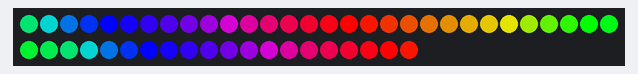
Bench run of a sketch on a simulated Arduino Uno, built with avr-gcc and run on an emulated ATmega328P. On the bench: 50 RGB LEDs in strip order, left to right, continuing on the next row.

Above: at 0.15 s.
At 5.56 s:
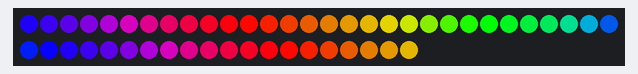
At 10.72 s:
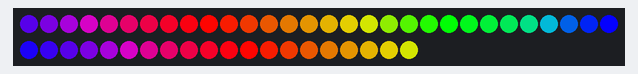
At 20.52 s:
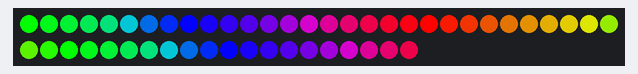
At 31.18 s:
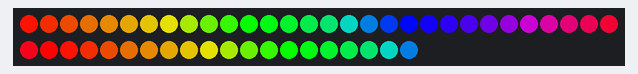
At 39.75 s:
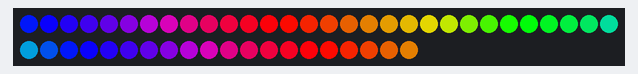

The sketch:

rainbow_beat.ino
```cpp
// https://github.com/atuline/FastLED-Demos/blob/master/rainbow_beat/rainbow_beat.ino

/* lightnings
 *
 * By: Daniel Wilson
 *
 * Modified by: Andrew Tuline
 *
 * Date: January, 2017
 *
 * Lightnings is a program that lets you make an LED strip look like a 1D cloud of lightning.
 * I wouldn't use this code in conjunction with any controls because it uses those nasty blocking delays which I haven't bothered to remove.
 *
 */

#include "FastLED.h"

#if FASTLED_VERSION < 3001000
#error "Requires FastLED 3.1 or later; check github for latest code."
#endif

// Fixed definitions cannot change on the fly.
#define DATA_PIN 3                                            // Data pin to connect to the strip.
#define NUM_LEDS 50                                           // Number of LED's.

// Global variables can be changed on the fly.
uint8_t max_bright = 255;                                     // Overall brightness definition. It can be changed on the fly.

struct CRGB leds[NUM_LEDS];                                   // Initialize our LED array.


void setup() {
  Serial.begin(115200);                                        // Initialize serial port for debugging.
  FastLED.addLeds<NEOPIXEL, DATA_PIN>(leds, NUM_LEDS);
  FastLED.setBrightness(max_bright);
}

void loop() {
  rainbow_beat();
  FastLED.show();
}

void rainbow_beat() {
  uint8_t beatA = beatsin8(17, 0, 255);                        // Starting hue
  uint8_t beatB = beatsin8(13, 0, 255);
  fill_rainbow(leds, NUM_LEDS, (beatA+beatB)/2, 8);            // Use FastLED's fill_rainbow routine.

}
```
